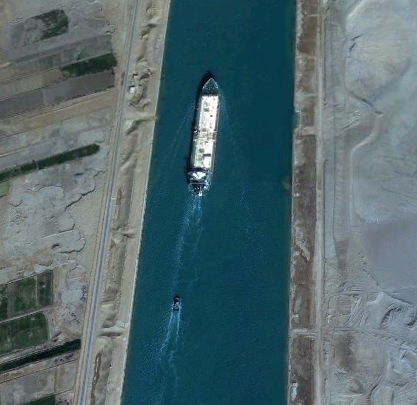
#> input picture Assignment 1/Task 1/Suez Canal.png, 417 x 405 px
$ python task1.py
#> lines starting #> are read from the running program, lines starting #| are printed output that depends on the picture; long printed decimals are rounded
from PIL import Image
import cv2
import copy
import numpy as np

#~~~~~~~~~~~~~~~~~~~~~~~~~~~~~~~~~~~~~~~~~~~~~~~~~~~~~~~~~~~~~~~~~~~~~~~~~~~~~~~~~~~~~~~~~~~~~~~~~~~~~~~~~~~~~~~~~~~~~~~~~~~~~~~~~~~~~
# distance transform function
def distance_transform(image, distance_measure, representative_points):
    first_pass = np.ones((image.shape[0],image.shape[1])) * np.inf
    for i in range(0, len(representative_points)):
        first_pass[representative_points[i][0]][representative_points[i][1]] = 0

    # first pass
    for row in range(1, image.shape[0]-1):
        for column in range(1, image.shape[1]):
            distances = []
            current = first_pass[row][column]
            top = 1 + first_pass[row-1][column]
            top_left = (np.sqrt(2) if distance_measure == "euclidean" else 2 if distance_measure == "city" else 1) + first_pass[row-1][column-1]
            left = 1 + first_pass[row][column-1]
            bottom_left = (np.sqrt(2) if distance_measure == "euclidean" else 2 if distance_measure == "city" else 1) + first_pass[row+1][column-1]
            distances += [current] + [top] + [top_left] + [left] + [bottom_left]
            first_pass[row][column] = np.min(np.array(distances))

    # second pass
    second_pass = copy.deepcopy(first_pass)
    for row in range(image.shape[0]-2, 0, -1):
        for column in range(image.shape[1]-2, -1, -1):
            distances = []
            current = second_pass[row][column]
            bottom = 1 + second_pass[row+1][column]
            bottom_right = (np.sqrt(2) if distance_measure == "euclidean" else 2 if distance_measure == "city" else 1) + second_pass[row+1][column+1]
            right = 1 + second_pass[row][column+1]
            top_right = (np.sqrt(2) if distance_measure == "euclidean" else 2 if distance_measure == "city" else 1) + second_pass[row-1][column+1]
            distances += [current] + [bottom] + [bottom_right] + [right] + [top_right]
            second_pass[row][column] = np.min(np.array(distances))

    return first_pass, second_pass

#~~~~~~~~~~~~~~~~~~~~~~~~~~~~~~~~~~~~~~~~~~~~~~~~~~~~~~~~~~~~~~~~~~~~~~~~~~~~~~~~~~~~~~~~~~~~~~~~~~~~~~~~~~~~~~~~~~~~~~~~~~~~~~~~~~~~~
# reading an image, converting it to grayscale, applying edge detection
image = cv2.imread('Suez Canal.png', cv2.IMREAD_GRAYSCALE)
#> image: shape (405, 417); min 0, max 255, mean 100.1
image = cv2.Canny(image, 100, 200)
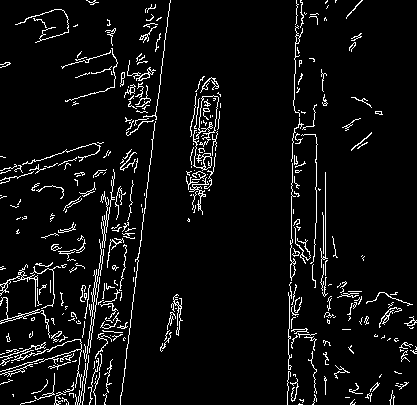
#> image: shape (405, 417); 5.8% white in thin lines or dots

#~~~~~~~~~~~~~~~~~~~~~~~~~~~~~~~~~~~~~~~~~~~~~~~~~~~~~~~~~~~~~~~~~~~~~~~~~~~~~~~~~~~~~~~~~~~~~~~~~~~~~~~~~~~~~~~~~~~~~~~~~~~~~~~~~~~~~
# normalize distance transform between 0 and 255 to save as bmp image
def NormalizeData(data):
    unique = np.sort(np.unique(data))
    data[np.where(data == np.inf)] = unique[unique.shape[0]-2]
    data = (data - np.min(data)) / (np.max(data) - np.min(data))
    return (data * 255)

#~~~~~~~~~~~~~~~~~~~~~~~~~~~~~~~~~~~~~~~~~~~~~~~~~~~~~~~~~~~~~~~~~~~~~~~~~~~~~~~~~~~~~~~~~~~~~~~~~~~~~~~~~~~~~~~~~~~~~~~~~~~~~~~~~~~~~
# calculating distance transform matrix for representative point (150, 200) and (310, 175)
first_pass, second_pass = distance_transform(image, "euclidean", [(150, 200), (310, 175)])
Image.fromarray(NormalizeData(first_pass).astype('uint8')).save("Suez_1_Euclidean.bmp")
Image.fromarray(NormalizeData(second_pass).astype('uint8')).save("Suez_final_Euclidean.bmp")
#> in NormalizeData (call 2), `data[np.where(data == np.inf)] = unique[unique.shape[0]-2]`: data: shape (405, 417) float64; min 0, max 363.4, mean 145

first_pass, second_pass = distance_transform(image, "city", [(150, 200), (310, 175)])
Image.fromarray(NormalizeData(first_pass).astype('uint8')).save("Suez_1_City.bmp")
Image.fromarray(NormalizeData(second_pass).astype('uint8')).save("Suez_final_City.bmp")
#> in NormalizeData (call 4), `data[np.where(data == np.inf)] = unique[unique.shape[0]-2]`:
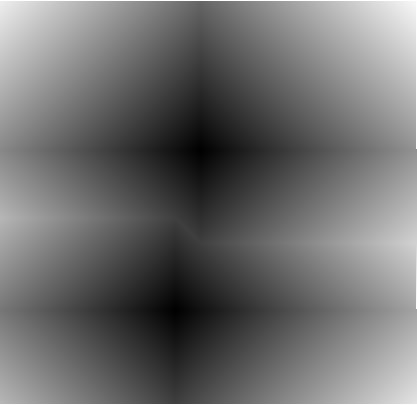
#> data: shape (405, 417) float64; min 0, max 374, mean 160.7; drawn with min black and max white

first_pass, second_pass = distance_transform(image, "chess", [(150, 200), (310, 175)])
Image.fromarray(NormalizeData(first_pass).astype('uint8')).save("Suez_1_Chess.bmp")
Image.fromarray(NormalizeData(second_pass).astype('uint8')).save("Suez_final_Chess.bmp")
#> in NormalizeData (call 6), `data[np.where(data == np.inf)] = unique[unique.shape[0]-2]`:
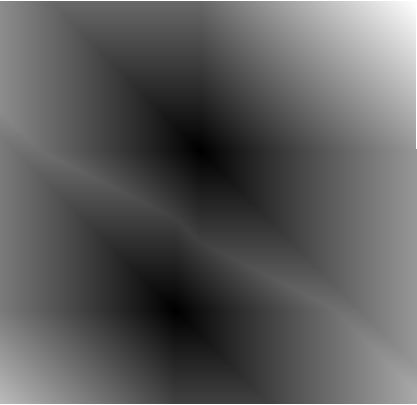
#> data: shape (405, 417) float64; min 0, max 363, mean 130.9; drawn with min black and max white

#~~~~~~~~~~~~~~~~~~~~~~~~~~~~~~~~~~~~~~~~~~~~~~~~~~~~~~~~~~~~~~~~~~~~~~~~~~~~~~~~~~~~~~~~~~~~~~~~~~~~~~~~~~~~~~~~~~~~~~~~~~~~~~~~~~~~~
# getting big ship left side coordinates, as well as left bank coordinates for big ship
big_left_side = None
big_left_bank = None

last_white_pixel = 200
consecutive_black_count = 0
for i in range(200, -1, -1):
    if image[150][i] == 255 and consecutive_black_count > 30:
        big_left_side = last_white_pixel
        big_left_bank = i
        break
    elif image[150][i] == 255:
        last_white_pixel = i
        consecutive_black_count = 0
    elif image[150][i] == 0:
        consecutive_black_count += 1

# getting small ship left side coordinates, as well as left bank coordinates for small ship
small_left_side = None
small_left_bank = None

last_white_pixel = 175
consecutive_black_count = 0
for i in range(175, -1, -1):
    if image[310][i] == 255 and consecutive_black_count > 30:
        small_left_side = last_white_pixel
        small_left_bank = i
        break
    elif image[310][i] == 255:
        last_white_pixel = i
        consecutive_black_count = 0
    elif image[310][i] == 0:
        consecutive_black_count += 1

# getting big ship right side coordinates, as well as right bank coordinates for big ship
big_right_side = None
big_right_bank = None

last_white_pixel = 200
consecutive_black_count = 0
for i in range(200, image.shape[1]):
    if image[150][i] == 255 and consecutive_black_count > 30:
        big_right_side = last_white_pixel
        big_right_bank = i
        break
    elif image[150][i] == 255:
        last_white_pixel = i
        consecutive_black_count = 0
    elif image[150][i] == 0:
        consecutive_black_count += 1

# getting small ship right side coordinates, as well as right bank coordinates for small ship
small_right_side = None
small_right_bank = None

last_white_pixel = 175
consecutive_black_count = 0
for i in range(175, image.shape[1]):
    if image[310][i] == 255 and consecutive_black_count > 30:
        small_right_side = last_white_pixel
        small_right_bank = i
        break
    elif image[310][i] == 255:
        last_white_pixel = i
        consecutive_black_count = 0
    elif image[310][i] == 0:
        consecutive_black_count += 1

#~~~~~~~~~~~~~~~~~~~~~~~~~~~~~~~~~~~~~~~~~~~~~~~~~~~~~~~~~~~~~~~~~~~~~~~~~~~~~~~~~~~~~~~~~~~~~~~~~~~~~~~~~~~~~~~~~~~~~~~~~~~~~~~~~~~~~
# getting distance between two ships using (euclidean - city - chess) distance measures
first_pass, second_pass = distance_transform(image, "euclidean", [(150, 200)])
two_ships_euclidean = second_pass[310][175]
#> two_ships_euclidean = 184.4
print("Distance between two ships (Euclidean): ", two_ships_euclidean)
#| Distance between two ships (Euclidean):  184.414
first_pass, second_pass = distance_transform(image, "city", [(150, 200)])
#> after the loop in distance_transform (call 5), `for row in range(image.shape[0]-2, 0, -1):`:
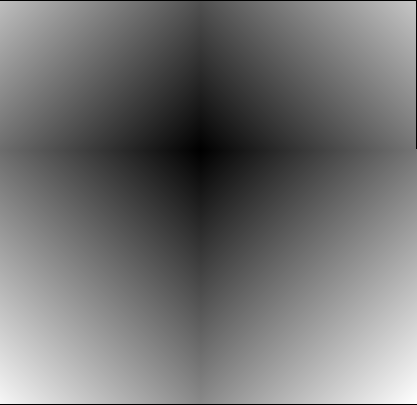
#> second_pass: shape (405, 417) float64; 0.58% of the values are NaN or infinite; the others: min 0, max 469, mean 211.8; drawn with min black, max white, NaN and infinite black
two_ships_city = second_pass[310][175]
#> two_ships_city = 185
print("Distance between two ships (City): ", two_ships_city)
#| Distance between two ships (City):  185.0
first_pass, second_pass = distance_transform(image, "chess", [(150, 200)])
#> after the loop in distance_transform (call 6), `for row in range(image.shape[0]-2, 0, -1):`:
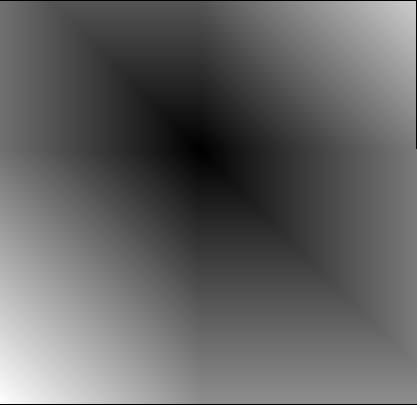
#> second_pass: shape (405, 417) float64; 0.58% of the values are NaN or infinite; the others: min 0, max 452, mean 176; drawn with min black, max white, NaN and infinite black
two_ships_chess = second_pass[310][175]
#> two_ships_chess = 184
print("Distance between two ships (Chess): ", two_ships_chess)
#| Distance between two ships (Chess):  184.0

# getting distance between big ship and left shore
first_pass, second_pass = distance_transform(image, "euclidean", [(150, big_left_side)])
big_left_distance = second_pass[150][big_left_bank]
#> big_left_distance = 41
print("\nDistance between big ship and left bank (Euclidean): ", big_left_distance)
#| Distance between big ship and left bank (Euclidean):  41.0

# getting distance between big ship and right shore
first_pass, second_pass = distance_transform(image, "euclidean", [(150, big_right_side)])
#> after the loop in distance_transform (call 8), `for row in range(1, image.shape[0]-1):`:
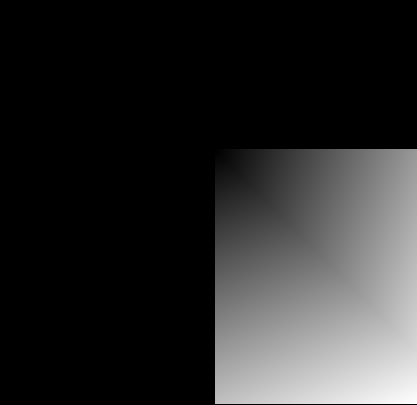
#> first_pass: shape (405, 417) float64; 69.5% of the values are NaN or infinite; the others: min 0, max 336.3, mean 183.5; drawn with min black, max white, NaN and infinite black
big_right_distance = second_pass[150][big_right_bank]
#> big_right_distance = 77
print("Distance between big ship and right bank (Euclidean): ", big_right_distance)
#| Distance between big ship and right bank (Euclidean):  77.0

# getting distance between small ship and left shore
first_pass, second_pass = distance_transform(image, "euclidean", [(310, small_left_side)])
#> after the loop in distance_transform (call 9), `for row in range(image.shape[0]-2, 0, -1):`:
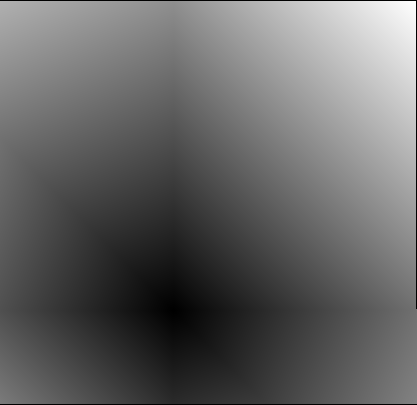
#> second_pass: shape (405, 417) float64; 0.68% of the values are NaN or infinite; the others: min 0, max 550.4, mean 219.8; drawn with min black, max white, NaN and infinite black
small_left_distance = second_pass[310][small_left_bank]
#> small_left_distance = 42
print("\nDistance between small ship and left bank (Euclidean): ", small_left_distance)
#| Distance between small ship and left bank (Euclidean):  42.0

# getting distance between small ship and right shore
first_pass, second_pass = distance_transform(image, "euclidean", [(310, small_right_side)])
small_right_distance = second_pass[310][small_right_bank]
#> small_right_distance = 109
print("Distance between small ship and right bank (Euclidean): ", small_right_distance)
#| Distance between small ship and right bank (Euclidean):  109.0
